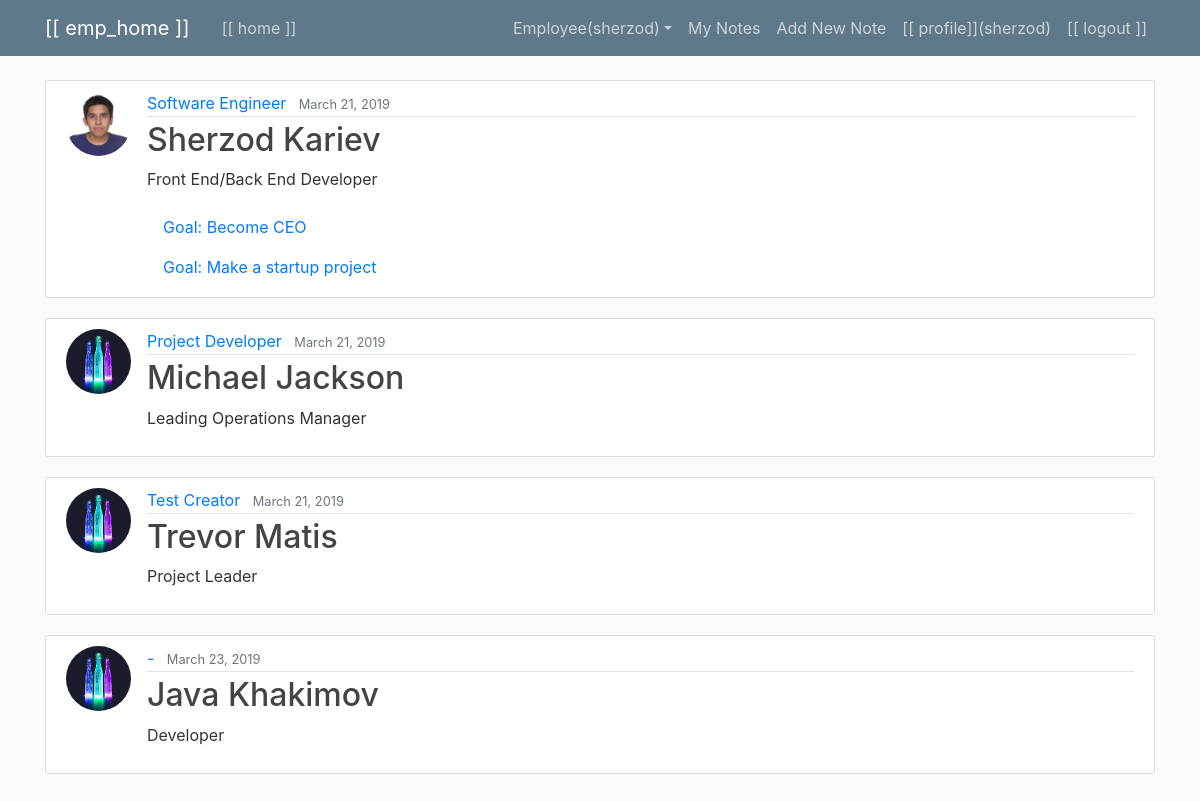
The app's page / (signed in) with its own data.
### employee/models.py (models this page shows)
class EmployeeProfile(models.Model):
    profession = models.CharField(max_length = 100, default='-')
    date_posted = models.DateTimeField(default = timezone.now)
    worker = models.ForeignKey(User, on_delete = models.CASCADE)
    EmployeeID = models.IntegerField(default=0)
    First_Name = models.CharField(max_length=200, verbose_name='First Name', default='-')
    Middle_Name = models.CharField(max_length=200, verbose_name='Middle Name',default='-')
    Last_Name = models.CharField(max_length=200, verbose_name='Last Name', default='-')
    Prefix = models.CharField(max_length=200, verbose_name='Prefix', default='-')
    Nickname = models.CharField(max_length=200, verbose_name='Nickname', default='-')
    Gender = models.CharField(max_length=1, verbose_name='Gender', choices=GENDER, default=GENDER[0][0])
    Birth_date = models.DateField(default=timezone.now)
    Passport_Surname = models.CharField(max_length=200, verbose_name='Passport Surname', default='-')
    Passport_Given_Name = models.CharField(max_length=200, verbose_name='Passport Given Name', default='-')
    Job_Title = models.CharField(max_length=200, verbose_name='Job Title', default='-')
    Business_Phone = models.CharField(max_length=12, verbose_name='Business Phone', default='-')
    Location = models.CharField(max_length=200, verbose_name='Location', default='-')
    Hire_Date = models.DateField(default=timezone.now)
    Record_Status = models.IntegerField(choices=RECORD_TYPE, verbose_name='Record Status', default=RECORD_TYPE[0][0])

class EmployeeGoals(models.Model):
    worker = models.ForeignKey(User, on_delete = models.CASCADE, default=1)
    GoalsName = models.CharField(max_length=200, verbose_name='GoalsName', default='-')
    Metrics = models.CharField(max_length=100, verbose_name='GoalsName', default='-')
    Percent = models.FloatField(max_length=100, verbose_name='Percent', default=0.0)
    Weight = models.FloatField(max_length=100, verbose_name='Weight', default=0.0)
    StartDate= models.DateField(default=timezone.now)
    Status= models.IntegerField(verbose_name='Status', default=0)
    Actual = models.CharField(max_length=100, verbose_name='Actual', default='-')
    Target = models.TextField(default='-')

### users/models.py (models this page shows, shortened)
class Profile(models.Model):
    user = models.OneToOneField(User, on_delete=models.CASCADE)
    image = models.ImageField(default='default.jpeg', upload_to='profile_pics')

### employee/views.py (the view)
# urls.py: path('', EmployeeProfileListView.as_view(), name = 'home'),
class EmployeeProfileListView(ListView):
    models = [EmployeeProfile, EmployeeGoals]
    template_name = 'employee/home.html'
    queryset = EmployeeProfile.objects.all()
    def get_context_data(self, **kwargs):
        context = super().get_context_data(**kwargs)
        context['employee_info'] = EmployeeProfile.objects.all()
        context['employee_goals'] = EmployeeGoals.objects.all()
        return context

### employee/templates/employee/home.html
{% extends "employee/base.html" %}
{% block content %}
  <div  class="wrapper">
    {% for employee in employee_info %}
      <article class="media content-section">
        <img class="rounded-circle article-img" src="{{ employee.worker.profile.image.url }}">
        <div class="media-body">
          <div class="article-metadata">
            <a class="mr-2" href="{% url 'object' employee.worker.id %}">{{ employee.profession }}</a>
            <small class="text-muted">{{ employee.date_posted|date:"F d, Y" }}</small>
          </div>
          <h2><a class="article-title" href="{% url 'object' employee.worker.id %}">{{ employee.First_Name }} {{ employee.Last_Name }}</a></h2>
          <p class="article-content">{{ employee.Job_Title }} </p>
          {% for goal in employee_goals %}
            {% if goal.worker == employee.worker %}
              <a class="nav-item nav-link" href="{% url 'goals' goal.id %}">Goal: {{ goal.GoalsName }}</a>
            {% endif %}
          {% endfor %}
        </div>
      </article>
  {% endfor %}
  </div>
{% endblock content %}

### employee/templates/employee/base.html (shortened to what this page needs)
{% load static %}
<!DOCTYPE html>
<html>
<head>
    <link rel="stylesheet" href="https://maxcdn.bootstrapcdn.com/bootstrap/4.0.0/css/bootstrap.min.css">
    <link rel="stylesheet" type="text/css" href="{% static 'employee/main.css' %}">
</head>
<body>
    <header class="site-header">
      <nav class="navbar navbar-expand-md navbar-dark bg-steel fixed-top">
        <div class="container">
          <a class="navbar-brand mr-4" href="{% url 'home' %}">[[ emp_home ]]</a>
          <div class="collapse navbar-collapse" id="navbarToggle">
            <div class="navbar-nav mr-auto">
              <a class="nav-item nav-link" href="{% url 'home' %}">[[ home ]]</a>
            </div>
            <div class="navbar-nav">
              {% if user.is_authenticated %}
              <div class="dropdown">
                <a class="nav-link dropdown-toggle" href="http://example.com" id="dropdown01" data-toggle="dropdown" aria-haspopup="true" aria-expanded="false">Employee({{ user.username }})</a>
                </div>
                <a class="nav-item nav-link" href="{% url 'note-detail' user.id %}">My Notes</a>
                <a class="nav-item nav-link" href="{% url 'create-view' %}">Add New Note</a>
                <a class="nav-item nav-link" href="{% url 'profile' %}">[[ profile]]({{ user.username }}) </a>
                <a class="nav-item nav-link" href="{% url 'logout' %}">[[ logout ]] </a>
              {% else %}
                <a class="nav-item nav-link" href="{% url 'login' %}">[[ login ]] </a>
                <a class="nav-item nav-link" href="{% url 'register' %}">[[ register ]]</a>
              {% endif %}
            </div>
          </div>
        </div>
      </nav>
    </header>
    <main role="main" class="container">
        {% block content %}{% endblock %}
    </main>
</body>
</html>

### employee/static/employee/main.css (style rules this page uses)
body { background: #fafafa; color: #333333; margin-top: 5rem; padding-bottom: 80px; }
h1, h2, h3, h4, h5, h6 { color: #444444; }
.bg-steel { background-color: #5f788a; }
.site-header .navbar-nav .nav-link { color: #cbd5db; }
.content-section { background: #ffffff; padding: 10px 20px; border: 1px solid #dddddd; border-radius: 3px; margin-bottom: 20px; }
.article-title { color: #444444; }
.article-content { white-space: pre-line; }
.article-img { height: 65px; width: 65px; margin-right: 16px; }
.article-metadata { padding-bottom: 1px; margin-bottom: 4px; border-bottom: 1px solid #e3e3e3 }

### records on screen
EmployeeProfile: worker.profile.image (picture), profession "Software Engineer", date_posted "March 21, 2019", First_Name "Sherzod", Last_Name "Kariev", Job_Title "Front End/Back End Developer"
EmployeeGoals: GoalsName "Become CEO"
EmployeeGoals: GoalsName "Make a startup project"
EmployeeProfile: worker.profile.image (placeholder picture), profession "Project Developer", date_posted "March 21, 2019", First_Name "Michael", Last_Name "Jackson", Job_Title "Leading Operations Manager"
EmployeeProfile: worker.profile.image (placeholder picture), profession "Test Creator", date_posted "March 21, 2019", First_Name "Trevor", Last_Name "Matis", Job_Title "Project Leader"
EmployeeProfile: worker.profile.image (placeholder picture), profession "-", date_posted "March 23, 2019", First_Name "Java", Last_Name "Khakimov", Job_Title "Developer"

### other values on screen
{{ user.username }} "sherzod"
